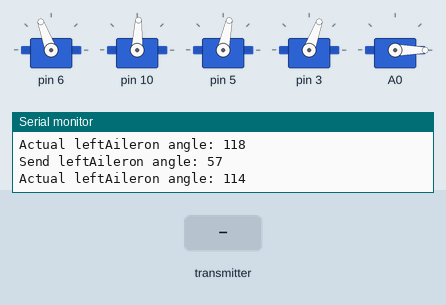
Simulated run of this sketch. Board: Arduino Uno, built with avr-gcc and run on an emulated ATmega328P. On the bench: 5 × servo, the last lines printed to the serial monitor. Inputs (shaded band) come from the test bench. No radio packets arrive unless stated.

Above: at 3.29 s.
3.3 s: the transmitter starts sending response.0 = 100
At 4.3 s:
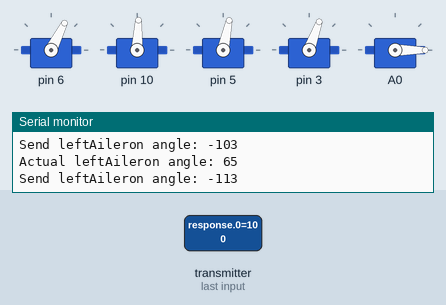
6.8 s: the transmitter starts sending response.1 = -100
10.3 s: the transmitter starts sending response.0 = -100
13.8 s: the transmitter starts sending response.1 = 100
At 14.3 s:
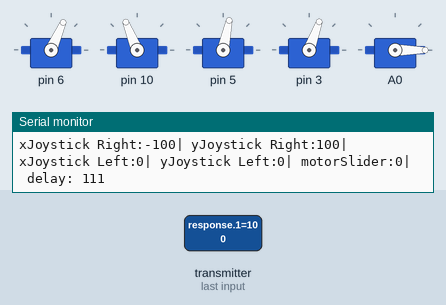
15.3 s: the transmitter starts sending response.0 = 100
At 15.9 s:
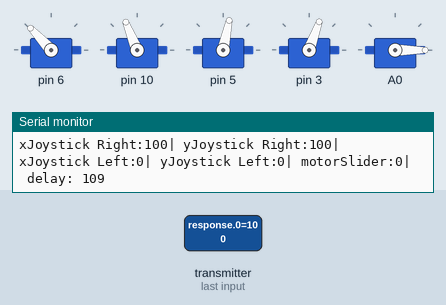
16.8 s: the transmitter starts sending response.1 = 0
At 17.4 s:
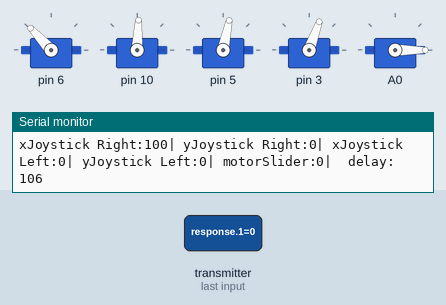
Timing chart, 0 to 19.3 s (numbered marks = the images above; inputs shaded):
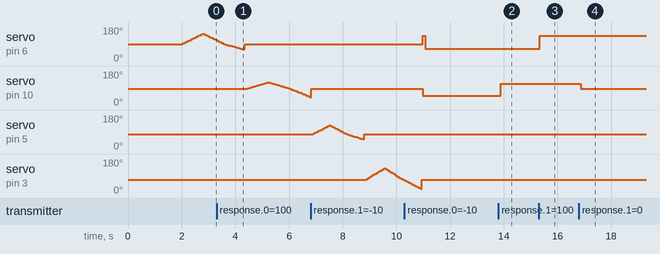

The sketch:

receiver_airplane_2.ino
```cpp
#include <Servo.h>
// Code 1 : Sending Text (Receiver)
// Library: TMRh20/RF24 (https://github.com/tmrh20/RF24/)

#include <SPI.h>
#include <RF24.h>
#include <nRF24L01.h>

RF24 radio(9, 8); // CE, CSN
const byte address[10] = "ADDRESS01";

struct ServoAngleBoundaries {
  const uint8_t min;
  const uint8_t initial;
  const uint8_t max;
};

class ControlServo: Servo {
  const uint8_t pin;
  const ServoAngleBoundaries angleBoundaries;

  uint8_t convertInt8ToAileronBoundaries(int8_t angle) {
    if (angle < -128 || angle > 127) {
      // for safety
      return angleBoundaries.initial;
    }

    if (angle < 0) {
      uint8_t lowerBounder = map(angle, -128, -1, angleBoundaries.min, angleBoundaries.initial);
      return lowerBounder;
    }

    if (angle > 0) {
      uint8_t upperBounder = map(angle, 1, 127, angleBoundaries.initial, angleBoundaries.max);

      return upperBounder;
    }

    // angle 0;
    return angleBoundaries.initial;
  }

  uint8_t convertInt8ToMotorBoundaries(int8_t speed) {
    if (speed < -128 || speed > 127) {
      // for safety
      return angleBoundaries.initial;
    }

    uint8_t boundary = map(speed, -128, 127, angleBoundaries.min, angleBoundaries.max);

    return boundary;
  }

  public:
    int16_t currentAngle;
    enum Type {
      MOTOR,
      AILERON
    };
    const Type type;

    ControlServo(uint8_t pin, ServoAngleBoundaries angleBoundaries, Type type = AILERON):
      pin(pin),
      angleBoundaries(angleBoundaries),
      currentAngle(angleBoundaries.initial),
      type(type) {
    }

    void init() {
      if (type == MOTOR) {
        Servo::attach(pin, 1000, 2000);
      } else {
        Servo::attach(pin);
      }

      Servo::write(angleBoundaries.initial);
    }

    void setAngle(int8_t angle) {
      if (type == MOTOR) {
        currentAngle = convertInt8ToMotorBoundaries(angle);
        Servo::write(currentAngle);

        return;
      }

      currentAngle = convertInt8ToAileronBoundaries(angle);
      Servo::write(currentAngle);
    }

};

ControlServo leftAileron = {6, {60, 90, 145}};
ControlServo rightAileron = {10, {40, 87, 120}};
ControlServo rudder = {5, {50, 78, 125}};
ControlServo elevator = {3, {20, 70, 130}};
ControlServo escMotor = {A0, {0, 0, 180}, ControlServo::MOTOR};

// #define ESC_MOTOR_PIN A0


unsigned long gotRequestTime = 0;
unsigned long requestDelay = 0;

const int RESPONSE_LENGTH = 5;
const int MAX_SAFE_MODE_DELAY = 5000;
// x_right, y_right, x_left, y_left, rotor;
int8_t saved_response[RESPONSE_LENGTH];

void setup() {
  Serial.println("Initialization...");

  saved_response[0] = 0;
  saved_response[1] = 0;
  saved_response[2] = 0;
  saved_response[3] = 0;
  saved_response[4] = -128;//  initial value for rotor is not 0!;

  Serial.begin(9600);
  radio.begin();
  radio.openReadingPipe(0, address);
  radio.setPALevel(RF24_PA_MIN);
  radio.startListening();

  leftAileron.init();
  rightAileron.init();
  rudder.init();
  elevator.init();
  escMotor.init();

  delay(2000);
  Serial.println("Initialization Done");
};


// TESTING
struct TestAileron {
  ControlServo& controlServo;
  const char* name;
  int16_t currentAngle = 0;
  int16_t step = 10;
  bool done = false;
  bool returnedBack = false;

  const int8_t delayMs = 0;

  // Constructor
  TestAileron(ControlServo& s, const char* n)
    : controlServo(s), name(n) {}

  bool completed() {
    return done && returnedBack;
  }

  void run() {
    if (done) {
      if (!returnedBack) {
        currentAngle += 10;

        controlServo.setAngle(currentAngle);

        if (currentAngle >= 0) {
          returnedBack = true;
          controlServo.setAngle(0);
        }
      }

      return;
    }

    if (delayMs > 0 ) {
      delay(delayMs);
    }

    Serial.print("Send ");
    Serial.print(name);
    Serial.print(" angle: ");
    Serial.println(currentAngle);

    controlServo.setAngle(currentAngle);

    Serial.print("Actual ");
    Serial.print(name);
    Serial.print(" angle: ");
    Serial.println(controlServo.currentAngle);

    currentAngle += step;

    if (currentAngle > 127) {
      currentAngle = 127;
      step = -1 * step;
    } else if (currentAngle < -128) {
      currentAngle = -128;
      done = true;
    }
  }
};

bool testingFinished = false; // change to enable testing

void testAirplane() {
  static TestAileron testLeftAileron = {leftAileron, "leftAileron"};
  testLeftAileron.run();

  if (!testLeftAileron.completed()) return;

  static TestAileron testRightAileron = {rightAileron, "rightAileron"};
  testRightAileron.run();

  if (!testRightAileron.completed()) return;

  static TestAileron testRudder = {rudder, "rudder"};
  testRudder.run();

  if (!testRudder.completed()) return;

  static TestAileron testElevator = {elevator, "elevator"};
  testElevator.run();

  if (!testElevator.completed()) return;

  testingFinished = true;
  Serial.println("TESTING COMPLETED");
}
// -----------

void loop() {
  // TESTING
  if (!testingFinished) {
    testAirplane();

    return;
  };
  //  ----

  if (radio.available()) {
    int8_t response[RESPONSE_LENGTH];

    radio.read(&response, sizeof(response));

    // write to global response
    for (int i = 0; i < RESPONSE_LENGTH; i++) {
      saved_response[i] = response[i];
    }

    gotRequestTime = millis();
  } else {

  };

  int8_t xRightJoystick = saved_response[0];
  int8_t yRightJoystick = saved_response[1];

  int8_t xLeftJoystick = saved_response[2];
  int8_t yLeftJoystick = saved_response[3];

  int8_t motorSlider = saved_response[4];

  // esc_motor_speed = saved_response[4]; //aware 0 response and 90 set error

  if (requestDelay > MAX_SAFE_MODE_DELAY) {
    // enabled SAFE MODE
    // esc_motor_speed = -128;
  }

  leftAileron.setAngle(xRightJoystick);
  rightAileron.setAngle(yRightJoystick);

  // esc_motor.write(esc_motor_speed);

  Serial.print("xJoystick Right:");
  Serial.print(xRightJoystick);
  Serial.print("| ");

  Serial.print("yJoystick Right:");
  Serial.print(yRightJoystick);
  Serial.print("| ");

  Serial.print("xJoystick Left:");
  Serial.print(xLeftJoystick);
  Serial.print("| ");

  Serial.print("yJoystick Left:");
  Serial.print(yLeftJoystick);
  Serial.print("| ");

  Serial.print("motorSlider:");
  Serial.print(motorSlider);
  Serial.print("| ");

  Serial.print(" delay: ");
  Serial.print(requestDelay);
  Serial.println("");

  requestDelay = millis() - gotRequestTime;
};
```

Measured:
- after the input at 13.8 s, servo on pin 10: 50° → 112° after 0.09 s
- after the input at 15.3 s, servo on pin 6: 66° → 133° at once
- after the input at 16.8 s, servo on pin 10: 112° → 87° after 0.08 s
